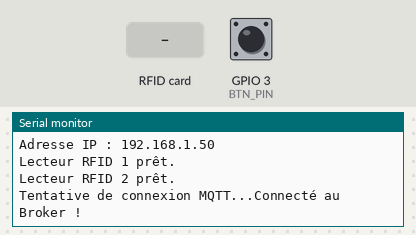
Simulated run of this sketch. Board: ESP8266 (NodeMCU). Parts: the last lines printed to the serial monitor. Wiring (inferred from the names in the program): IR receiver: data GPIO 5. The inputs (shaded band) are chosen by the test bench; at power-on: GPIO 3 (BTN_PIN) HIGH. WiFi joins after 1.5 s; servers stay silent unless stated; no MQTT or app messages arrive unless stated.

Above: at 2.8 s.
2.9 s: GPIO 3 (BTN_PIN) pulled LOW for 0.15 s
At 3.9 s:
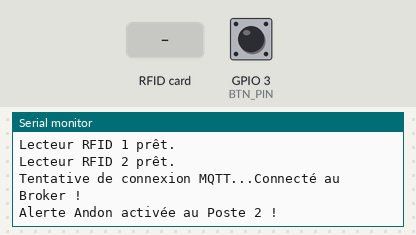
4.5 s: RFID card 5E 7A 19 C4 held to the reader
At 5.0 s:
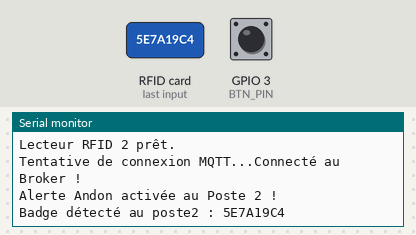

Measured:
- after the input at 2.9 s, the serial monitor: prints a new line after 0.12 s (image 1)
- after the input at 4.5 s, the serial monitor: prints a new line after 0.05 s (image 2)

The sketch:

ligne_05.ino
```cpp
#include <ESP8266WiFi.h>
#include <PubSubClient.h>
#include <SPI.h>
#include <MFRC522.h>

// ==============================
// 1. CONFIGURATION RÉSEAU
// ==============================
const char* ssid = "Duval😎";
const char* password = "656361373";
const char* mqtt_server = "172.20.10.6";
const int mqtt_port = 1883;
const char* mqtt_user = "user";
const char* mqtt_pass = "root";

WiFiClient espClient;
PubSubClient client(espClient);

// ==============================
// 2. CONFIGURATION RFID (SPI)
// ==============================
#define RST_PIN   0  // Broche D3
#define SS_PIN_1  15 // Broche D8 (Lecteur Poste 1)
#define SS_PIN_2  2  // Broche D4 (Lecteur Poste 2)

const int numReaders = 2;
byte ssPins[] = {SS_PIN_1, SS_PIN_2};
MFRC522 mfrc522[numReaders];

String lastReadTag[numReaders] = {"", ""};
unsigned long lastReadTime[numReaders] = {0, 0};

// ==============================
// 3. CONFIGURATION INFRAROUGE & BOUTON
// ==============================
#define IR_PIN  5   // Broche D1 (Capteur Infrarouge: OUT/DO)
#define BTN_PIN 3   // Broche RX (Bouton Andon Poste 2)

bool lastBtnState = HIGH;

// ==============================
// FONCTIONS UTILES
// ==============================

// Convertit l'UID du badge RFID en String Hexadécimal
String dump_byte_array(byte *buffer, byte bufferSize) {
  String out = "";
  for (byte i = 0; i < bufferSize; i++) {
    out += String(buffer[i] < 0x10 ? "0" : "");
    out += String(buffer[i], HEX);
  }
  out.toUpperCase();
  return out;
}

void setup_wifi() {
  delay(10);
  Serial.println();
  Serial.print("Connexion à ");
  Serial.println(ssid);

  WiFi.begin(ssid, password);

  while (WiFi.status() != WL_CONNECTED) {
    delay(500);
    Serial.print(".");
  }

  Serial.println("");
  Serial.println("WiFi connecté !");
  Serial.print("Adresse IP : ");
  Serial.println(WiFi.localIP());
}

void reconnect() {
  while (!client.connected()) {
    Serial.print("Tentative de connexion MQTT...");
    if (client.connect("ESP8266_Factory_Gate", mqtt_user, mqtt_pass)) {
      Serial.println("Connecté au Broker !");
    } else {
      Serial.print("Échec, rc=");
      Serial.print(client.state());
      Serial.println(" Nouvelle tentative dans 5s");
      delay(5000);
    }
  }
}

// ==============================
// SETUP & LOOP PRINCIPAL
// ==============================

void setup() {
  Serial.begin(115200);

  // Configuration des broches
  pinMode(BTN_PIN, INPUT_PULLUP);
  pinMode(IR_PIN, INPUT); // Le signal Infrarouge est en entrée

  setup_wifi();
  client.setServer(mqtt_server, mqtt_port);

  // Initialisation du bus SPI et des lecteurs RFID
  SPI.begin();
  for (uint8_t i = 0; i < numReaders; i++) {
    mfrc522[i].PCD_Init(ssPins[i], RST_PIN);
    Serial.print("Lecteur RFID ");
    Serial.print(i + 1);
    Serial.println(" prêt.");
  }
}

void loop() {
  // Gestion de la connexion MQTT
  if (!client.connected()) {
    reconnect();
  }
  client.loop();

  // --- PARTIE 1 : SCAN DES LECTEURS RFID ---
  for (uint8_t i = 0; i < numReaders; i++) {
    mfrc522[i].PCD_Init(ssPins[i], RST_PIN);

    if (mfrc522[i].PICC_IsNewCardPresent() && mfrc522[i].PICC_ReadCardSerial()) {
      String tagID = dump_byte_array(mfrc522[i].uid.uidByte, mfrc522[i].uid.size);

      if (tagID != lastReadTag[i] || (millis() - lastReadTime[i] > 3000)) {
        String location = (i == 0) ? "poste1" : "poste2";
        String topic = "usine/" + location + "/chariot_arrive";
        String payload = "{\"tag\": \"" + tagID + "\"}";

        client.publish(topic.c_str(), payload.c_str());

        lastReadTag[i] = tagID;
        lastReadTime[i] = millis();

        Serial.print("Badge détecté au "); Serial.print(location);
        Serial.print(" : "); Serial.println(tagID);
      }
      mfrc522[i].PICC_HaltA();
      mfrc522[i].PCD_StopCrypto1();
    }
  }

  // --- PARTIE 2 : BOUTON D'ALERTE (ANDON) ---
  bool currentBtn = digitalRead(BTN_PIN);
  if (currentBtn == LOW && lastBtnState == HIGH) {
    client.publish("usine/poste2/andon", "{\"alerte\": true}");
    Serial.println("Alerte Andon activée au Poste 2 !");
    delay(200); // Anti-rebond logiciel
  }
  lastBtnState = currentBtn;

  // --- PARTIE 3 : DÉTECTION INFRAROUGE (AUTO-VALIDATION) ---
  static unsigned long lastIR = 0;
  static bool chariotPresent = false; // Mémoire d'état

  // On vérifie le capteur Infrarouge très souvent (toutes les 200 ms)
  if (millis() - lastIR > 200) {

      // La MÉTÉO DU CAPTEUR :
      // La plupart des modules IR s'activent "LOW" (0) quand ils voient un objet
      // S'il s'active avec HIGH chez toi, remplace simplement 'LOW' par 'HIGH'
      bool objectDetected = (digitalRead(IR_PIN) == LOW);

      if (objectDetected) {
         // Si on voit un chariot, mais qu'il n'y était PAS la milliseconde d'avant
         if (!chariotPresent) {
             client.publish("usine/poste1/chariot_depart", "{\"auto_validate\": true}");
             Serial.println(">>> NOUVEAU Chariot détecté (IR) au Poste 2 : Validation Poste 1 envoyée.");
             chariotPresent = true; // On verrouille
         }
      } else {
         // S'il n'y a plus d'obstacle
         if (chariotPresent) {
             Serial.println("<<< Le chariot a quitté le Poste 2 (IR). Capteur réarmé.");
             chariotPresent = false; // On déverrouille pour le prochain chariot
         }
      }
      lastIR = millis();
  }
}
```
